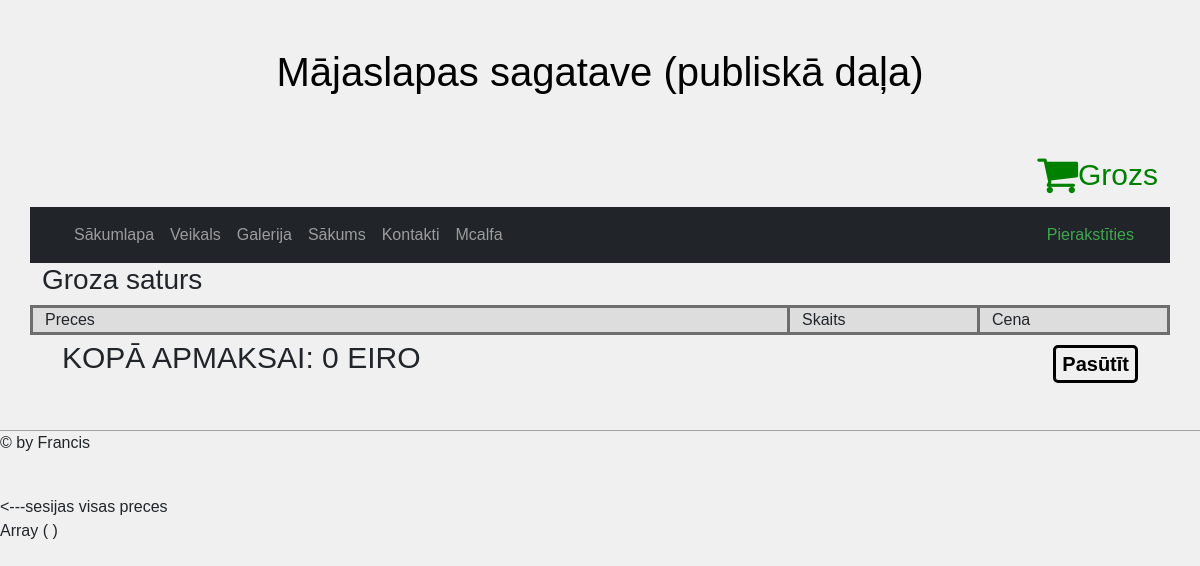
/grozs.php, run on the app's committed database.
### tables this page shows
CREATE TABLE `lapas` (
  `id` int(6) UNSIGNED NOT NULL,
  `nosaukums` varchar(255) NOT NULL,
  `taka` varchar(255) NOT NULL,
  `saturs` text DEFAULT NULL,
  `laiks` timestamp NOT NULL DEFAULT current_timestamp() ON UPDATE current_timestamp(),
  `npk` int(10) NOT NULL
);

### grozs.php (the view, shortened to what this page needs)
<?php
include "config.php";
?>
<!DOCTYPE html>
<html>
<head>
	<link href="https://cdn.jsdelivr.net/npm/bootstrap@5.1.3/dist/css/bootstrap.min.css" rel="stylesheet">
	<link rel="stylesheet" type="text/css" href="style.css">
	<link rel="stylesheet" href="https://cdnjs.cloudflare.com/ajax/libs/font-awesome/4.7.0/css/font-awesome.min.css">
</head>
<body>
<div class="container"  >
	<div class="row">
<div id="subtitle" class="container-fluid p-5 md-primary text-black text-center">
	<h1>Mājaslapas sagatave (publiskā daļa)</h1>
</div>
<div class="grozs">
    <a id="topfa" href="./grozs.php"><i class="fa">&#xf07a;</i>
    <span id="grozs">Grozs</span></a>
</div>
<nav class="navbar navbar-expand-sm navbar-dark bg-dark">
        <div  class="container-fluid">
          <div  class="collapse navbar-collapse">
            <ul class="navbar-nav me-auto">
              <li class="nav-item">
                <a class="nav-link" href="index.php">Sākumlapa</a>
              </li>
              <li class="nav-item">
                <a class="nav-link" href="veikals.php">Veikals</a>
              </li>
			  <?php
				$sql = "SELECT id, nosaukums, saturs FROM lapas ORDER BY npk";
				$result = $conn->query($sql);
				if ($result->num_rows > 0) {
				  while($row = $result->fetch_assoc()) {
					$id=$row["id"];
					$nosaukums=$row["nosaukums"];
					echo '<li class="nav-item">
					<a class="nav-link" href="?id='.$id.'">'.$nosaukums.'</a>
				  </li>';
				  }
				}
				?>
            </ul>
        	<ul class="nav navbar-nav navbar-right">
				<li>
			<?php if($_SESSION['pieteicies'] == false){
				echo "<a id='login' class='text-decoration-none' href='login.php'> Pierakstīties </a>";
			}else{
				echo "<a id='login' class='text-decoration-none' href='logout.php'> Izrakstīties </a>";
			}?>
			</li>
			</ul>
          </div>
		 </div>
      </nav>
      </div>
      </div>
    <div class='container'>
	<div>
		<h3>Groza saturs</h3>
	</div>
	<div id="grozainfo" class='row'>
		<div id="precesinfo" class='col-8'>
			<span>Preces</span>
		</div>
		<div id="precesskaits" class='col'>
			<span>Skaits</span>
		</div>
		<div id="precescena" class='col'>
			<span>Cena</span>
		</div>
	</div>
	<div class="grozaapaksa">
<?php
		if(!isset($kopejasumma)){
			$kopejasumma=0;
		}
?>
	<span class="precesCena">Kopā apmaksai: <?php echo $kopejasumma;?> Eiro</span>
	<?php
	if(isset($_SESSION['grozs'])){
		?>
			<div class="pasutit">
				<form action="" method="post">
					<input type="submit" value="Pasūtīt" name="pasutit">
				</form>
			</div>
		<?php
		}
		?>
		</div>
		</div>
<?php
	include "apaksa.php";
	echo "<---sesijas visas preces";
	echo "<br>";
	print_r($_SESSION['grozs']);
?>
</body>
</html>

### style.css (style rules this page uses)
body { background-color: rgb(240, 240, 240); height:100%; font-family: Helvetica, sans-serif; }
#login { color:rgb(63, 168, 79); }
.precesCena { text-transform: uppercase; font-size:30px; padding:0px; margin-left:20px; margin-top:0px; justify-content: top; }
#topfa { font-size:44px; color:green; }
#grozs { font-size:30px; }
.grozs a { display:flex; justify-content: right; margin-bottom: 10px; text-decoration:none; }
#grozainfo { background-color:#dddddd; border:1px black; }
#precesinfo { border:solid rgb(110, 110, 110); display:flex; }
#precesskaits { border:solid rgb(110, 110, 110); border-left:none; }
#precescena { border:solid rgb(110, 110, 110); border-left:none; }
.grozaapaksa { display:flex; position:relative; margin-bottom: 50px; }
.pasutit { right:20px; position: absolute; margin-top: 10px; }
.pasutit input { background-color: inherit; border: solid; font-size: 20px; font-weight: bold; border-radius: 5px; }

### data on the page
lapas: nosaukums "Galerija"
lapas: nosaukums "Sākums"
lapas: nosaukums "Kontakti"
lapas: nosaukums "Mcalfa"

### other printed values
$kopejasumma "0"
